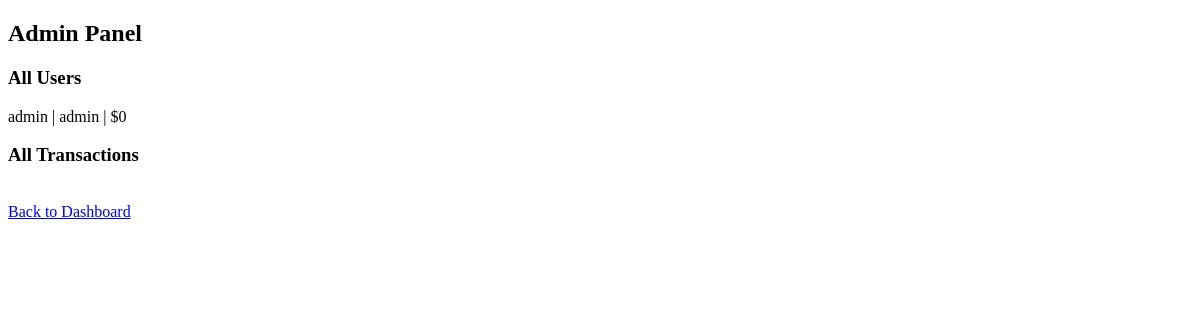
Page /admin (signed in) on the earlier database version.
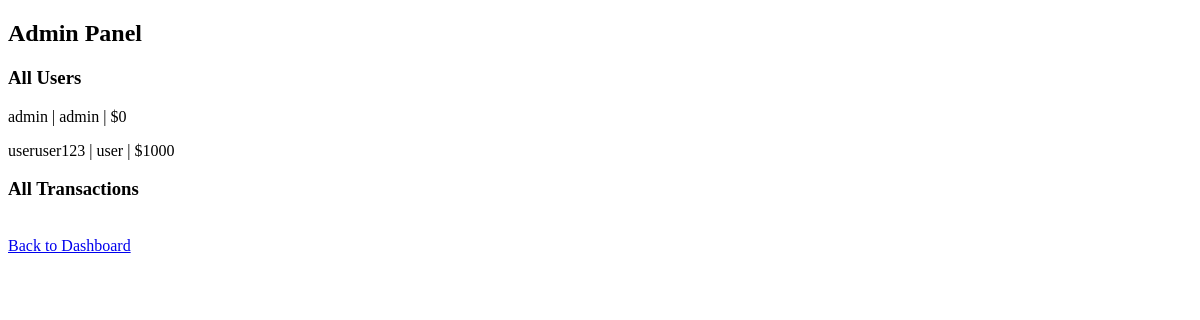
Same page on the later database version.
### tables this page shows
CREATE TABLE users (
            id INTEGER PRIMARY KEY AUTOINCREMENT,
            username TEXT,
            password TEXT,
            role TEXT,
            balance INTEGER
        );

### app.py (the view)
@app.route("/admin")
def admin():
    if "username" not in session:
        return redirect("/login")
    if session["role"] != "admin":
        return "Access Denied"
    conn = sqlite3.connect("database.db")
    cursor = conn.cursor()
    cursor.execute("SELECT username, role, balance FROM users")
    users = cursor.fetchall()
    cursor.execute("SELECT sender, receiver, amount FROM transactions")
    transactions = cursor.fetchall()
    conn.close()
    return render_template(
        "admin.html",
        users=users,
        transactions=transactions
    )

### templates/admin.html (shortened to what this page needs)
<!DOCTYPE html>
<html>
<head>
</head>
<body>
<h2>Admin Panel</h2>
<h3>All Users</h3>
{% for user in users %}
    <p>{{ user[0] }} | {{ user[1] }} | ${{ user[2] }}</p>
{% endfor %}
<h3>All Transactions</h3>
<br>
<a href="/dashboard">Back to Dashboard</a>
</body>
</html>

Differences in the rows shown:
added users: username "useruser123", role "user", balance "1000"
